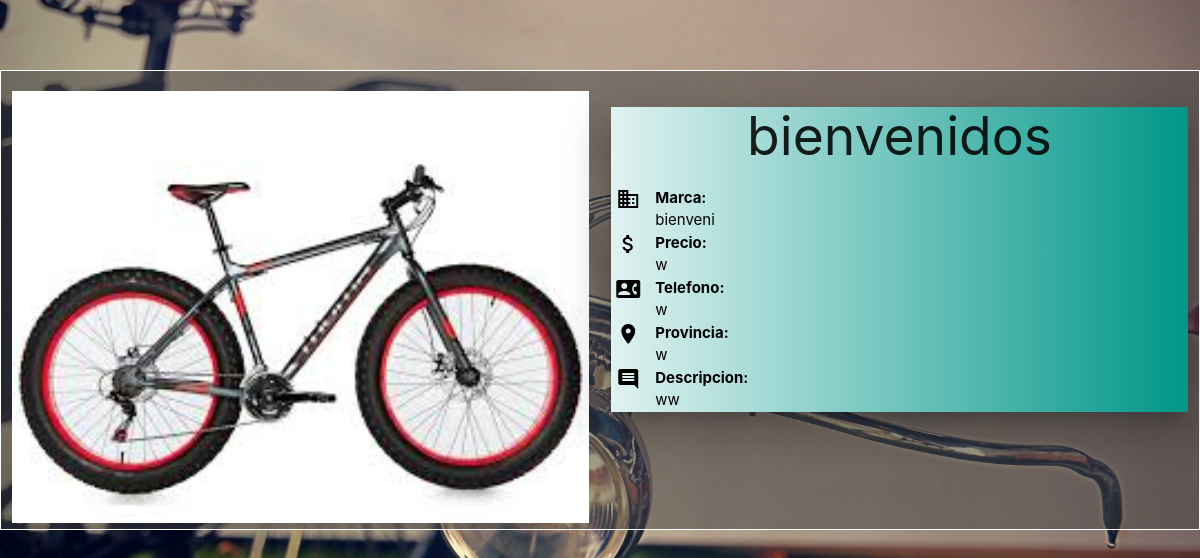
Screenshot of /foto_accesorio.php?id=2 with the database file from the repository.
### tables this page shows
CREATE TABLE `accesorio` (
  `id` int(11) NOT NULL,
  `titulo` varchar(200) NOT NULL,
  `marca` varchar(200) NOT NULL,
  `precio` varchar(200) NOT NULL,
  `estado` varchar(200) NOT NULL,
  `telefono` varchar(200) NOT NULL,
  `provincia` varchar(200) NOT NULL,
  `descripcion` varchar(200) NOT NULL,
  `imagen` varchar(300) NOT NULL
);

### foto_accesorio.php (called while the page is built, shortened)
<?php
$conexion = conexion('bicigo', 'root', '');
$id = isset($_GET['id']) ? (int)$_GET['id'] : false;
$statement = $conexion->prepare('SELECT * FROM accesorio WHERE id = :id');
$statement->execute(array(':id' => $id));
$foto = $statement->fetch();
require ('view/foto_accesorios.php')
?>

### view/foto_accesorios.php (the view, shortened to what this page needs)
<!DOCTYPE html>
<html>
<head>
    <link rel="stylesheet" href="https://use.fontawesome.com/releases/v5.1.1/css/all.css">
    <link rel="stylesheet" href="css/materialize.css" />
    <link rel="stylesheet" href="css/foto.css"/>
</head>
<body>
    <div  id="contenedor_universal">
        <div class="row">
            <div class="col l6 m12 s12">
              <img src="fotos/<?php echo $foto['imagen']; ?>" class="img">
            </div>
            <div class="col l6 s12 m12">
                <div class="descrip z-depth-5">
                    <h2 class="titulo_descrip"><?php echo $foto['titulo']; ?></h2>
                    <div class="row">
                        <div class="col l12 m12 s12">
                            <p><i class="material-icons left icono_foto">domain</i>Marca:</p>
                            <p class="p_normal"><?php echo $foto['marca']?></p>
                        </div>
                        <div class="col l12 m12 s12">
                            <p><i class="material-icons left icono_foto">attach_money</i>Precio:</p>
                            <p class="p_normal"><?php echo $foto['precio']?></p>
                        </div>
                        <div class="col l12 m12 s12">
                            <p><i class="material-icons left icono_foto">contact_phone</i>Telefono:</p>
                            <p class="p_normal"><?php echo $foto['telefono']?></p>
                        </div>
                        <div class="col l12 m12 s12">
                            <p><i class="material-icons left icono_foto">location_on</i>Provincia:</p>
                            <p class="p_normal"><?php echo $foto['provincia']?></p>
                        </div>
                        <div class="col l12 m12 s12">
                            <p><i class="material-icons left icono_foto">comment</i>Descripcion:</p>
                            <p class="p_normal"><?php echo $foto['descripcion']?></p>
                        </div>
                    </div>
                </div>
             </div>
        </div>
    </div>
</body>
</html>

### css/foto.css (style rules this page uses)
* { box-sizing: border-box; margin:0; padding: 0; }
body { background-image: url('../img/backfoto.jpg'); background-size: cover; background-repeat: no-repeat; }
.img { width: 100%; margin-top: 20px; }
#contenedor_universal { background-color:transparent; border: 1px solid white; border-radius: 0; background-color: rgba(66, 66, 66, 0.5); margin-top: 70px; }
.descrip { background: linear-gradient(to right, #e0f2f1 ,#009688 ); }
.titulo_descrip { text-align: center; }
.descrip p { color: black; font-weight: bold; }
.icono_foto { color:black; margin-left: 5px; }
.descrip .p_normal { font-weight: normal; }

### rows the page displays
accesorio: imagen (picture), titulo "bienvenidos", marca "bienveni", precio "w", telefono "w", provincia "w", descripcion "ww"
